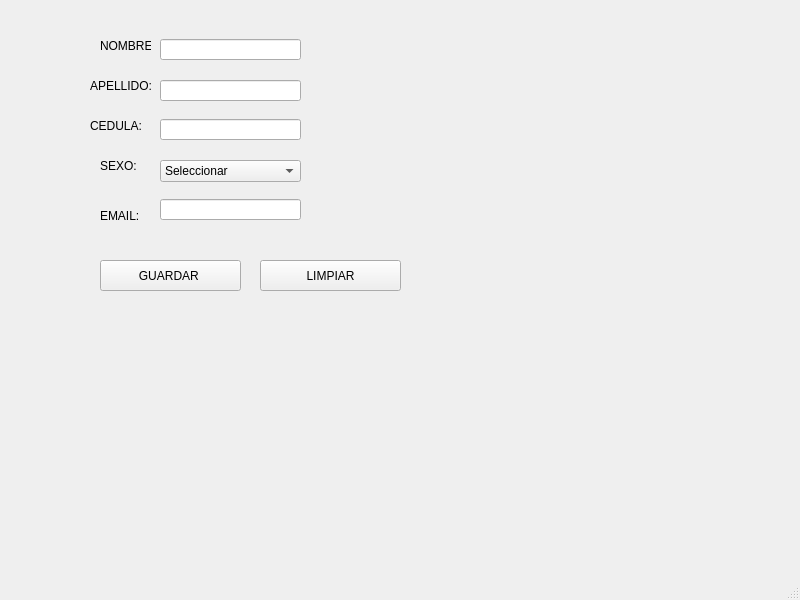
<?xml version="1.0" encoding="UTF-8"?>
<ui version="4.0">
 <class>vtnPrincipal</class>
 <widget class="QMainWindow" name="vtnPrincipal">
  <property name="geometry">
   <rect>
    <x>0</x>
    <y>0</y>
    <width>800</width>
    <height>600</height>
   </rect>
  </property>
  <property name="windowTitle">
   <string>MainWindow</string>
  </property>
  <widget class="QWidget" name="centralwidget">
   <widget class="QLabel" name="LBNombre">
    <property name="geometry">
     <rect>
      <x>100</x>
      <y>30</y>
      <width>51</width>
      <height>31</height>
     </rect>
    </property>
    <property name="text">
     <string>NOMBRE:</string>
    </property>
   </widget>
   <widget class="QLabel" name="LBApellido">
    <property name="geometry">
     <rect>
      <x>90</x>
      <y>70</y>
      <width>61</width>
      <height>31</height>
     </rect>
    </property>
    <property name="text">
     <string>APELLIDO:</string>
    </property>
   </widget>
   <widget class="QLabel" name="LBCedula">
    <property name="geometry">
     <rect>
      <x>90</x>
      <y>110</y>
      <width>51</width>
      <height>31</height>
     </rect>
    </property>
    <property name="text">
     <string>CEDULA:</string>
    </property>
   </widget>
   <widget class="QLabel" name="LBEmail">
    <property name="geometry">
     <rect>
      <x>100</x>
      <y>200</y>
      <width>51</width>
      <height>31</height>
     </rect>
    </property>
    <property name="text">
     <string>EMAIL:</string>
    </property>
   </widget>
   <widget class="QLabel" name="LBSexo">
    <property name="geometry">
     <rect>
      <x>100</x>
      <y>150</y>
      <width>47</width>
      <height>31</height>
     </rect>
    </property>
    <property name="text">
     <string>SEXO:</string>
    </property>
   </widget>
   <widget class="QLineEdit" name="txtNombre">
    <property name="geometry">
     <rect>
      <x>160</x>
      <y>39</y>
      <width>141</width>
      <height>21</height>
     </rect>
    </property>
    <property name="maxLength">
     <number>20</number>
    </property>
   </widget>
   <widget class="QLineEdit" name="txtApellido">
    <property name="geometry">
     <rect>
      <x>160</x>
      <y>80</y>
      <width>141</width>
      <height>21</height>
     </rect>
    </property>
    <property name="maxLength">
     <number>20</number>
    </property>
   </widget>
   <widget class="QLineEdit" name="txtCedula">
    <property name="geometry">
     <rect>
      <x>160</x>
      <y>119</y>
      <width>141</width>
      <height>21</height>
     </rect>
    </property>
    <property name="maxLength">
     <number>10</number>
    </property>
   </widget>
   <widget class="QLineEdit" name="txtEmail">
    <property name="geometry">
     <rect>
      <x>160</x>
      <y>199</y>
      <width>141</width>
      <height>21</height>
     </rect>
    </property>
    <property name="maxLength">
     <number>20</number>
    </property>
   </widget>
   <widget class="QComboBox" name="cbSexo">
    <property name="geometry">
     <rect>
      <x>160</x>
      <y>160</y>
      <width>141</width>
      <height>22</height>
     </rect>
    </property>
    <item>
     <property name="text">
      <string>Seleccionar</string>
     </property>
    </item>
    <item>
     <property name="text">
      <string>Masculino</string>
     </property>
    </item>
    <item>
     <property name="text">
      <string>Femenino</string>
     </property>
    </item>
    <item>
     <property name="text">
      <string>Prefiero no decir </string>
     </property>
    </item>
   </widget>
   <widget class="QPushButton" name="btGuardar">
    <property name="geometry">
     <rect>
      <x>100</x>
      <y>260</y>
      <width>141</width>
      <height>31</height>
     </rect>
    </property>
    <property name="text">
     <string>GUARDAR </string>
    </property>
   </widget>
   <widget class="QPushButton" name="btLimpiar">
    <property name="geometry">
     <rect>
      <x>260</x>
      <y>260</y>
      <width>141</width>
      <height>31</height>
     </rect>
    </property>
    <property name="text">
     <string>LIMPIAR</string>
    </property>
   </widget>
  </widget>
  <widget class="QMenuBar" name="menubar">
   <property name="geometry">
    <rect>
     <x>0</x>
     <y>0</y>
     <width>800</width>
     <height>21</height>
    </rect>
   </property>
  </widget>
  <widget class="QStatusBar" name="statusbar"/>
 </widget>
 <resources/>
 <connections/>
</ui>
